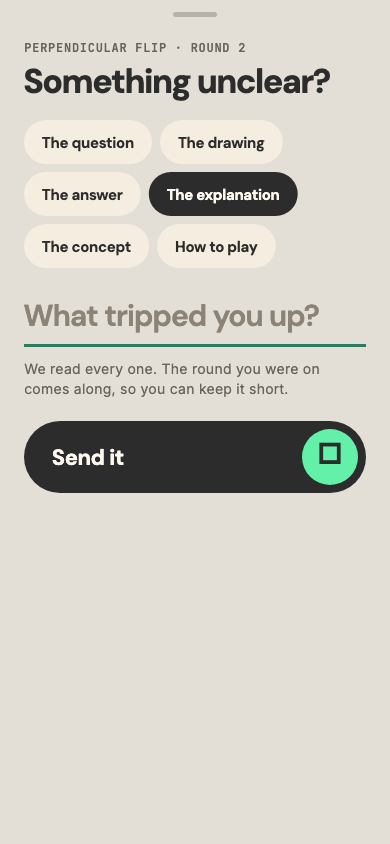
#> input picture mobile/test/goldens/00-frame/feedback-sheet-answered.png, 390 x 844 px; its folder holds only this picture in this run
$ python contact_sheet.py
#> lines starting #> are read from the running program, lines starting #| are printed output that depends on the picture
#!/usr/bin/env python3
"""Assemble one reviewable sheet per lesson from the golden screenshots.

    flutter test --update-goldens test/contact_sheet_test.dart
    python3 tool/contact_sheet.py

Every round of every item in a lesson lands on one image, in order, labelled.
The point is that a lesson can be reviewed by scanning rather than played.
"""
import pathlib
import sys

from PIL import Image, ImageDraw

ROOT = pathlib.Path(__file__).resolve().parent.parent
GOLDENS = ROOT / "test" / "goldens"
OUT = ROOT / "build" / "contact-sheets"

# Three across, four down: twelve rounds a page, each big enough to actually
# read. A lesson with more than twelve rounds gets numbered pages.
COLUMNS = 3
ROWS_PER_PAGE = 4
PAD = 22
LABEL = 30
SCALE = 0.9
CREAM = (255, 249, 240)
INK = (108, 99, 88)


def _sheet(shots, path, *, columns, scale):
    """Lay a set of screenshots out side by side and write one image."""
    thumbs = []
    for shot in shots:
        im = _trim_empty_bottom(Image.open(shot))
        im = im.resize((int(im.width * scale), int(im.height * scale)), Image.LANCZOS)
        thumbs.append((shot.stem, im))

    cols = min(columns, len(thumbs))
    rows = (len(thumbs) + cols - 1) // cols
    w = max(im.width for _, im in thumbs)
    h = max(im.height for _, im in thumbs)
    sheet = Image.new(
        "RGB", (cols * (w + PAD) + PAD, rows * (h + LABEL + PAD) + PAD), CREAM
    )
    draw = ImageDraw.Draw(sheet)
    for i, (name, im) in enumerate(thumbs):
        x = PAD + (i % cols) * (w + PAD)
        y = PAD + (i // cols) * (h + LABEL + PAD)
        sheet.paste(im, (x, y))
        draw.rectangle([x, y, x + im.width, y + im.height], outline=(230, 220, 205))
        draw.text((x + 4, y + h + 8), name, fill=INK)
    sheet.save(path)
    print(f"{path.relative_to(ROOT)}  ({len(thumbs)} cards)")


def _trim_empty_bottom(im: Image.Image) -> Image.Image:
    """Cut the dead space under the button.

    Every round is rendered on a tall phone and most of them end well above the
    bottom, so untrimmed thumbnails are mostly empty and the sheet has to be
    scrolled to read anything.
    """
    im = im.convert("RGB")
    pixels = im.load()
    background = pixels[2, im.height - 2]
#> background = (227, 223, 215)
    last = im.height - 1
#> last = 843
    for y in range(im.height - 1, -1, -1):
        row_has_content = any(
            pixels[x, y] != background for x in range(0, im.width, 3)
        )
        if row_has_content:
            last = y
            break
#> this loop made 352 passes
#> row_has_content on passes 1 to 12: False, False, False, False, False, False, False, False, False, False, False, False
    return im.crop((0, 0, im.width, min(im.height, last + 24)))
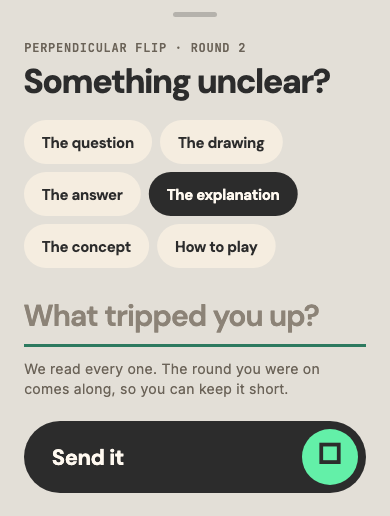
#> returned value: PIL image 390x516 RGB; mean R, G, B 195.4, 193.4, 185.2


def main() -> int:
    if not GOLDENS.exists():
        print("no goldens yet: run flutter test --update-goldens first")
        return 1

    OUT.mkdir(parents=True, exist_ok=True)
    for lesson in sorted(p for p in GOLDENS.iterdir() if p.is_dir()):
        cards = sorted(lesson.glob("00-card-*.png"))
        shots = [p for p in sorted(lesson.glob("*.png")) if p not in cards]
        if cards:
            _sheet(cards, OUT / f"{lesson.name}-cards.png", columns=3, scale=0.62)
        if not shots:
            continue

        thumbs = []
        for shot in shots:
            im = _trim_empty_bottom(Image.open(shot))
            im = im.resize(
                (int(im.width * SCALE), int(im.height * SCALE)), Image.LANCZOS
            )
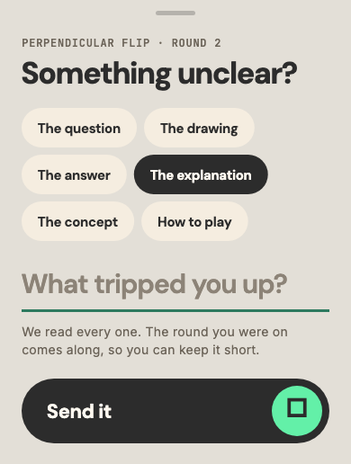
#> im: PIL image 351x464 RGB; mean R, G, B 195.3, 193.4, 185.2
            thumbs.append((shot.stem, im))

        per_page = COLUMNS * ROWS_PER_PAGE
        pages = [
            thumbs[i : i + per_page] for i in range(0, len(thumbs), per_page)
        ]
#> pages = 1 item

        for page_no, page in enumerate(pages, start=1):
            cols = min(COLUMNS, len(page))
            rows = (len(page) + cols - 1) // cols
            # The cell is sized by the TALLEST round on the page. Items differ
            # in height, and sizing off the first one clipped the long ones.
            w = max(im.width for _, im in page)
            h = max(im.height for _, im in page)
            sheet = Image.new(
                "RGB",
                (cols * (w + PAD) + PAD, rows * (h + LABEL + PAD) + PAD),
                CREAM,
            )
            draw = ImageDraw.Draw(sheet)

            for i, (name, im) in enumerate(page):
                x = PAD + (i % cols) * (w + PAD)
                y = PAD + (i // cols) * (h + LABEL + PAD)
                sheet.paste(im, (x, y))
                draw.rectangle(
                    [x, y, x + im.width, y + im.height], outline=(230, 220, 205)
                )
                draw.text((x + 4, y + h + 8), name, fill=INK)

            suffix = "" if len(pages) == 1 else f"-p{page_no}"
            path = OUT / f"{lesson.name}{suffix}.png"
            sheet.save(path)
            print(
                f"{path.relative_to(ROOT)}  "
                f"({len(page)} rounds, page {page_no} of {len(pages)})"
            )
#> this loop made 1 pass
#> (page_no, cols, rows, w, h, suffix) on pass 1: (1, 1, 1, 351, 464, '')
#| build/contact-sheets/00-frame.png  (1 rounds, page 1 of 1)
#> pass 1, in main, `sheet = Image.new( "RGB", (cols * (w + PAD) + PAD, rows * (h + LABEL +..`:
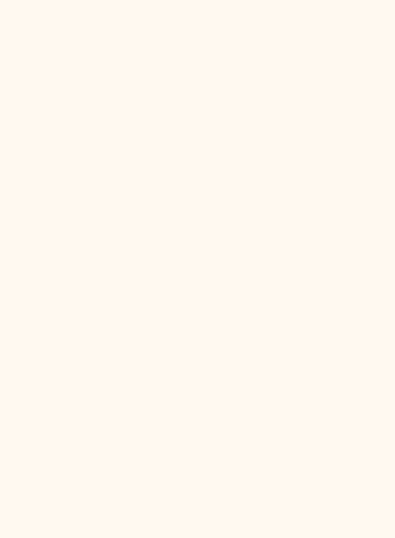
#> sheet: PIL image 395x538 RGB; mean R, G, B 255, 249, 240
#> pass 1, in main, `sheet.save(path)`:
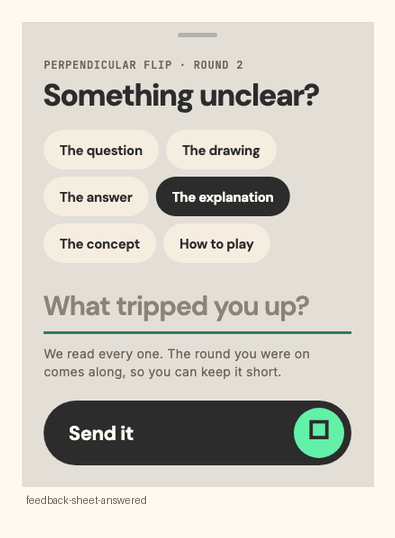
#> saved as 00-frame.png: PIL image 395x538 RGB; mean R, G, B 209, 206.1, 197.6
#> pass 2 of the loop in main, `for lesson in sorted(p for p in GOLDENS.iterdir() if p.is_dir()):`:
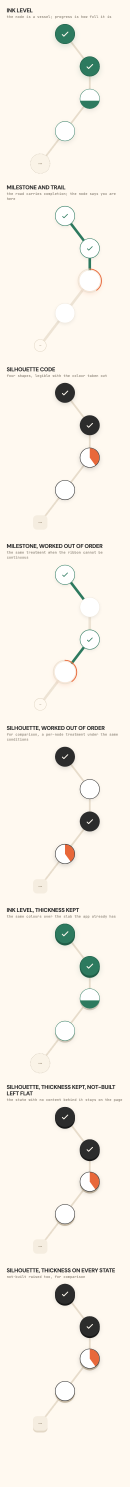
#> input picture mobile/test/goldens/00-map/designer-directions.png, 390 x 4460 px (shown at 1/3 size)
#> background = (255, 249, 240)
#> the loop in _trim_empty_bottom (call 2), `for y in range(im.height - 1, -1, -1):` made 163 passes
#> in _trim_empty_bottom (call 2), `return im.crop((0, 0, im.width, min(im.height, last + 24)))`:
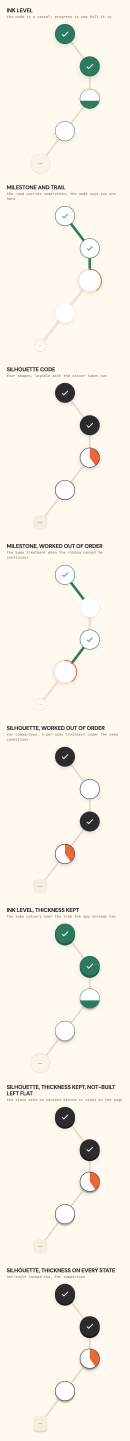
#> returned value: PIL image 390x4321 RGB (shown at 1/3 size); mean R, G, B 247.2, 242, 233.1
#> per_page = 12
#> after the loop in main, `for page_no, page in enumerate(pages, start=1):`:
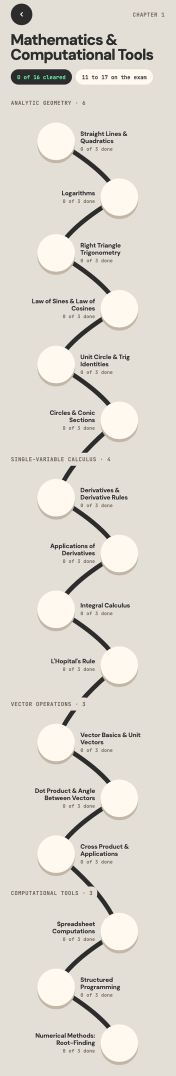
#> im: PIL image 351x2151 RGB (shown at 1/2 size); mean R, G, B 221, 217, 209.1
    return 0


if __name__ == "__main__":
    sys.exit(main())
#> (the program exits here)
